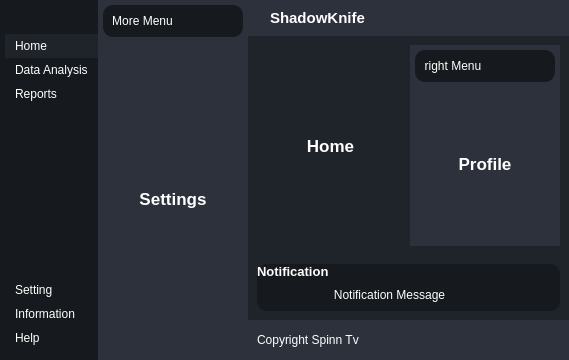
<?xml version="1.0" encoding="UTF-8"?>
<ui version="4.0">
 <class>MainInterface</class>
 <widget class="QMainWindow" name="MainInterface">
  <property name="geometry">
   <rect>
    <x>0</x>
    <y>0</y>
    <width>560</width>
    <height>360</height>
   </rect>
  </property>
  <property name="windowTitle">
   <string>MainWindow</string>
  </property>
  <property name="styleSheet">
   <string notr="true">*{
	border:none;
	background-color:transparent;
	background:transparent;
	padding:0;
	margin:0;
	color:#fff;
}
#centralwidget{
	background-color: #1f232a;
}
#leftMenuSubContainar{
	background-color: #16191d;	
}
#leftMenuSubContainar QPushButton{
	text-align:left;
	padding:5px 10px;
	border-top-radius:10px;
	border-bottom-radius:10px;
}
#centerMenuSubContainer,#rightMenuSubContainar{
	background-color: #2c313c;	
}
#frame_4,#frame_8,#popupNotificationSubContainer{
	background-color: #16191d;
	border-radius:10px;
}
#headerContainar,#footerContainer{
	background-color: #2c313c;	
}

</string>
  </property>
  <widget class="QWidget" name="centralwidget">
   <property name="styleSheet">
    <string notr="true"/>
   </property>
   <layout class="QHBoxLayout" name="horizontalLayout">
    <property name="spacing">
     <number>0</number>
    </property>
    <property name="leftMargin">
     <number>0</number>
    </property>
    <property name="topMargin">
     <number>0</number>
    </property>
    <property name="rightMargin">
     <number>0</number>
    </property>
    <property name="bottomMargin">
     <number>0</number>
    </property>
    <item alignment="Qt::AlignLeft">
     <widget class="QWidget" name="leftMenuContainar" native="true">
      <layout class="QVBoxLayout" name="verticalLayout">
       <property name="spacing">
        <number>0</number>
       </property>
       <property name="leftMargin">
        <number>0</number>
       </property>
       <property name="topMargin">
        <number>0</number>
       </property>
       <property name="rightMargin">
        <number>0</number>
       </property>
       <property name="bottomMargin">
        <number>0</number>
       </property>
       <item alignment="Qt::AlignLeft">
        <widget class="QWidget" name="leftMenuSubContainar" native="true">
         <layout class="QVBoxLayout" name="verticalLayout_2">
          <property name="spacing">
           <number>0</number>
          </property>
          <property name="leftMargin">
           <number>5</number>
          </property>
          <property name="topMargin">
           <number>0</number>
          </property>
          <property name="rightMargin">
           <number>0</number>
          </property>
          <property name="bottomMargin">
           <number>0</number>
          </property>
          <item alignment="Qt::AlignTop">
           <widget class="QFrame" name="frame">
            <property name="frameShape">
             <enum>QFrame::StyledPanel</enum>
            </property>
            <property name="frameShadow">
             <enum>QFrame::Raised</enum>
            </property>
            <layout class="QHBoxLayout" name="horizontalLayout_3">
             <property name="spacing">
              <number>0</number>
             </property>
             <property name="leftMargin">
              <number>0</number>
             </property>
             <property name="topMargin">
              <number>0</number>
             </property>
             <property name="rightMargin">
              <number>0</number>
             </property>
             <property name="bottomMargin">
              <number>0</number>
             </property>
             <item>
              <widget class="QPushButton" name="menuButton">
               <property name="toolTip">
                <string>Menu</string>
               </property>
               <property name="text">
                <string/>
               </property>
               <property name="icon">
                <iconset resource="MainInterface.qrc">
                 <normaloff>:/MainInterface/Image/MainInterface/align-justify.svg</normaloff>:/MainInterface/Image/MainInterface/align-justify.svg</iconset>
               </property>
               <property name="iconSize">
                <size>
                 <width>24</width>
                 <height>24</height>
                </size>
               </property>
              </widget>
             </item>
            </layout>
           </widget>
          </item>
          <item alignment="Qt::AlignTop">
           <widget class="QFrame" name="frame_2">
            <property name="sizePolicy">
             <sizepolicy hsizetype="Preferred" vsizetype="Preferred">
              <horstretch>0</horstretch>
              <verstretch>0</verstretch>
             </sizepolicy>
            </property>
            <property name="frameShape">
             <enum>QFrame::StyledPanel</enum>
            </property>
            <property name="frameShadow">
             <enum>QFrame::Raised</enum>
            </property>
            <layout class="QVBoxLayout" name="verticalLayout_5">
             <property name="spacing">
              <number>0</number>
             </property>
             <property name="leftMargin">
              <number>0</number>
             </property>
             <property name="topMargin">
              <number>10</number>
             </property>
             <property name="rightMargin">
              <number>0</number>
             </property>
             <property name="bottomMargin">
              <number>10</number>
             </property>
             <item>
              <widget class="QPushButton" name="HomeButton">
               <property name="styleSheet">
                <string notr="true">background-color: #1f232a;</string>
               </property>
               <property name="text">
                <string>Home</string>
               </property>
               <property name="icon">
                <iconset resource="MainInterface.qrc">
                 <normaloff>:/MainInterface/Image/MainInterface/home.svg</normaloff>:/MainInterface/Image/MainInterface/home.svg</iconset>
               </property>
               <property name="iconSize">
                <size>
                 <width>24</width>
                 <height>24</height>
                </size>
               </property>
              </widget>
             </item>
             <item>
              <widget class="QPushButton" name="DataAnalysisButton">
               <property name="toolTip">
                <string>Data Analysis</string>
               </property>
               <property name="text">
                <string>Data Analysis</string>
               </property>
               <property name="icon">
                <iconset resource="MainInterface.qrc">
                 <normaloff>:/MainInterface/Image/MainInterface/list.svg</normaloff>:/MainInterface/Image/MainInterface/list.svg</iconset>
               </property>
               <property name="iconSize">
                <size>
                 <width>24</width>
                 <height>24</height>
                </size>
               </property>
              </widget>
             </item>
             <item>
              <widget class="QPushButton" name="ReportsButton">
               <property name="toolTip">
                <string>View reports</string>
               </property>
               <property name="text">
                <string>Reports</string>
               </property>
               <property name="icon">
                <iconset resource="MainInterface.qrc">
                 <normaloff>:/MainInterface/Image/MainInterface/printer.svg</normaloff>:/MainInterface/Image/MainInterface/printer.svg</iconset>
               </property>
               <property name="iconSize">
                <size>
                 <width>24</width>
                 <height>24</height>
                </size>
               </property>
              </widget>
             </item>
            </layout>
           </widget>
          </item>
          <item>
           <spacer name="verticalSpacer">
            <property name="orientation">
             <enum>Qt::Vertical</enum>
            </property>
            <property name="sizeHint" stdset="0">
             <size>
              <width>20</width>
              <height>40</height>
             </size>
            </property>
           </spacer>
          </item>
          <item>
           <widget class="QFrame" name="frame_3">
            <property name="frameShape">
             <enum>QFrame::StyledPanel</enum>
            </property>
            <property name="frameShadow">
             <enum>QFrame::Raised</enum>
            </property>
            <layout class="QVBoxLayout" name="verticalLayout_6">
             <property name="spacing">
              <number>0</number>
             </property>
             <property name="leftMargin">
              <number>0</number>
             </property>
             <property name="topMargin">
              <number>10</number>
             </property>
             <property name="rightMargin">
              <number>0</number>
             </property>
             <property name="bottomMargin">
              <number>10</number>
             </property>
             <item>
              <widget class="QPushButton" name="SetButton">
               <property name="toolTip">
                <string>Go to setting</string>
               </property>
               <property name="text">
                <string>Setting</string>
               </property>
               <property name="icon">
                <iconset resource="MainInterface.qrc">
                 <normaloff>:/MainInterface/Image/MainInterface/settings.svg</normaloff>:/MainInterface/Image/MainInterface/settings.svg</iconset>
               </property>
               <property name="iconSize">
                <size>
                 <width>24</width>
                 <height>24</height>
                </size>
               </property>
              </widget>
             </item>
             <item>
              <widget class="QPushButton" name="InfoButton">
               <property name="toolTip">
                <string>Information about the app</string>
               </property>
               <property name="text">
                <string>Information</string>
               </property>
               <property name="icon">
                <iconset resource="MainInterface.qrc">
                 <normaloff>:/MainInterface/Image/MainInterface/info.svg</normaloff>:/MainInterface/Image/MainInterface/info.svg</iconset>
               </property>
               <property name="iconSize">
                <size>
                 <width>24</width>
                 <height>24</height>
                </size>
               </property>
              </widget>
             </item>
             <item>
              <widget class="QPushButton" name="HelpButton">
               <property name="toolTip">
                <string>Get more help</string>
               </property>
               <property name="text">
                <string>Help</string>
               </property>
               <property name="icon">
                <iconset resource="MainInterface.qrc">
                 <normaloff>:/MainInterface/Image/MainInterface/help-circle.svg</normaloff>:/MainInterface/Image/MainInterface/help-circle.svg</iconset>
               </property>
               <property name="iconSize">
                <size>
                 <width>24</width>
                 <height>24</height>
                </size>
               </property>
              </widget>
             </item>
            </layout>
           </widget>
          </item>
         </layout>
        </widget>
       </item>
      </layout>
     </widget>
    </item>
    <item>
     <widget class="QWidget" name="centerMenuContainer" native="true">
      <property name="minimumSize">
       <size>
        <width>150</width>
        <height>0</height>
       </size>
      </property>
      <layout class="QVBoxLayout" name="verticalLayout_3">
       <property name="spacing">
        <number>0</number>
       </property>
       <property name="leftMargin">
        <number>0</number>
       </property>
       <property name="topMargin">
        <number>0</number>
       </property>
       <property name="rightMargin">
        <number>0</number>
       </property>
       <property name="bottomMargin">
        <number>0</number>
       </property>
       <item alignment="Qt::AlignLeft">
        <widget class="QWidget" name="centerMenuSubContainer" native="true">
         <property name="minimumSize">
          <size>
           <width>150</width>
           <height>0</height>
          </size>
         </property>
         <layout class="QVBoxLayout" name="verticalLayout_4">
          <property name="spacing">
           <number>5</number>
          </property>
          <property name="leftMargin">
           <number>5</number>
          </property>
          <property name="topMargin">
           <number>5</number>
          </property>
          <property name="rightMargin">
           <number>5</number>
          </property>
          <property name="bottomMargin">
           <number>5</number>
          </property>
          <item alignment="Qt::AlignTop">
           <widget class="QFrame" name="frame_4">
            <property name="frameShape">
             <enum>QFrame::StyledPanel</enum>
            </property>
            <property name="frameShadow">
             <enum>QFrame::Raised</enum>
            </property>
            <layout class="QHBoxLayout" name="horizontalLayout_2">
             <item>
              <widget class="QLabel" name="label">
               <property name="text">
                <string>More Menu</string>
               </property>
               <property name="alignment">
                <set>Qt::AlignCenter</set>
               </property>
              </widget>
             </item>
             <item alignment="Qt::AlignRight">
              <widget class="QPushButton" name="pushButton">
               <property name="toolTip">
                <string>Close Menu</string>
               </property>
               <property name="text">
                <string/>
               </property>
               <property name="icon">
                <iconset resource="MainInterface.qrc">
                 <normaloff>:/MainInterface/Image/MainInterface/x-circle.svg</normaloff>:/MainInterface/Image/MainInterface/x-circle.svg</iconset>
               </property>
               <property name="iconSize">
                <size>
                 <width>24</width>
                 <height>16</height>
                </size>
               </property>
              </widget>
             </item>
            </layout>
           </widget>
          </item>
          <item>
           <widget class="QStackedWidget" name="stackedWidget">
            <property name="minimumSize">
             <size>
              <width>0</width>
              <height>0</height>
             </size>
            </property>
            <widget class="QWidget" name="page">
             <layout class="QVBoxLayout" name="verticalLayout_7">
              <item>
               <widget class="QLabel" name="label_2">
                <property name="font">
                 <font>
                  <pointsize>13</pointsize>
                  <bold>true</bold>
                 </font>
                </property>
                <property name="text">
                 <string>Settings</string>
                </property>
                <property name="alignment">
                 <set>Qt::AlignCenter</set>
                </property>
               </widget>
              </item>
             </layout>
            </widget>
            <widget class="QWidget" name="page_3">
             <layout class="QVBoxLayout" name="verticalLayout_9">
              <item>
               <widget class="QLabel" name="label_4">
                <property name="font">
                 <font>
                  <pointsize>13</pointsize>
                 </font>
                </property>
                <property name="text">
                 <string>Help</string>
                </property>
                <property name="alignment">
                 <set>Qt::AlignCenter</set>
                </property>
               </widget>
              </item>
             </layout>
            </widget>
            <widget class="QWidget" name="page_2">
             <layout class="QVBoxLayout" name="verticalLayout_8">
              <item>
               <widget class="QLabel" name="label_3">
                <property name="font">
                 <font>
                  <pointsize>13</pointsize>
                 </font>
                </property>
                <property name="text">
                 <string>Information</string>
                </property>
                <property name="alignment">
                 <set>Qt::AlignCenter</set>
                </property>
               </widget>
              </item>
             </layout>
            </widget>
           </widget>
          </item>
         </layout>
        </widget>
       </item>
      </layout>
     </widget>
    </item>
    <item>
     <widget class="QWidget" name="mainBodyContainar" native="true">
      <property name="sizePolicy">
       <sizepolicy hsizetype="Expanding" vsizetype="Preferred">
        <horstretch>0</horstretch>
        <verstretch>0</verstretch>
       </sizepolicy>
      </property>
      <property name="toolTip">
       <string>Home</string>
      </property>
      <property name="styleSheet">
       <string notr="true"/>
      </property>
      <layout class="QVBoxLayout" name="verticalLayout_10">
       <property name="spacing">
        <number>0</number>
       </property>
       <property name="leftMargin">
        <number>0</number>
       </property>
       <property name="topMargin">
        <number>0</number>
       </property>
       <property name="rightMargin">
        <number>0</number>
       </property>
       <property name="bottomMargin">
        <number>0</number>
       </property>
       <item alignment="Qt::AlignTop">
        <widget class="QWidget" name="headerContainar" native="true">
         <layout class="QHBoxLayout" name="horizontalLayout_5">
          <item alignment="Qt::AlignLeft">
           <widget class="QFrame" name="frame_5">
            <property name="frameShape">
             <enum>QFrame::StyledPanel</enum>
            </property>
            <property name="frameShadow">
             <enum>QFrame::Raised</enum>
            </property>
            <layout class="QHBoxLayout" name="horizontalLayout_7">
             <property name="spacing">
              <number>6</number>
             </property>
             <property name="leftMargin">
              <number>0</number>
             </property>
             <property name="topMargin">
              <number>0</number>
             </property>
             <property name="rightMargin">
              <number>0</number>
             </property>
             <property name="bottomMargin">
              <number>0</number>
             </property>
             <item>
              <widget class="QLabel" name="label_5">
               <property name="maximumSize">
                <size>
                 <width>30</width>
                 <height>30</height>
                </size>
               </property>
               <property name="text">
                <string/>
               </property>
               <property name="pixmap">
                <pixmap resource="Image.qrc">:/LoginInterfare/Image/LoginInterfare/logo.png</pixmap>
               </property>
               <property name="scaledContents">
                <bool>true</bool>
               </property>
              </widget>
             </item>
             <item>
              <widget class="QLabel" name="label_6">
               <property name="font">
                <font>
                 <pointsize>11</pointsize>
                 <bold>true</bold>
                </font>
               </property>
               <property name="text">
                <string>ShadowKnife</string>
               </property>
              </widget>
             </item>
            </layout>
           </widget>
          </item>
          <item alignment="Qt::AlignRight">
           <widget class="QFrame" name="frame_6">
            <property name="frameShape">
             <enum>QFrame::StyledPanel</enum>
            </property>
            <property name="frameShadow">
             <enum>QFrame::Raised</enum>
            </property>
            <layout class="QHBoxLayout" name="horizontalLayout_6">
             <property name="spacing">
              <number>6</number>
             </property>
             <property name="leftMargin">
              <number>0</number>
             </property>
             <property name="topMargin">
              <number>0</number>
             </property>
             <property name="rightMargin">
              <number>0</number>
             </property>
             <property name="bottomMargin">
              <number>0</number>
             </property>
             <item>
              <widget class="QPushButton" name="pushButton_6">
               <property name="toolTip">
                <string>More</string>
               </property>
               <property name="icon">
                <iconset resource="MainInterface.qrc">
                 <normaloff>:/MainInterface/Image/MainInterface/more-horizontal.svg</normaloff>:/MainInterface/Image/MainInterface/more-horizontal.svg</iconset>
               </property>
               <property name="iconSize">
                <size>
                 <width>24</width>
                 <height>24</height>
                </size>
               </property>
              </widget>
             </item>
             <item>
              <widget class="QPushButton" name="pushButton_5">
               <property name="toolTip">
                <string>Profile</string>
               </property>
               <property name="icon">
                <iconset resource="MainInterface.qrc">
                 <normaloff>:/MainInterface/Image/MainInterface/user.svg</normaloff>:/MainInterface/Image/MainInterface/user.svg</iconset>
               </property>
               <property name="iconSize">
                <size>
                 <width>24</width>
                 <height>24</height>
                </size>
               </property>
              </widget>
             </item>
            </layout>
           </widget>
          </item>
          <item alignment="Qt::AlignRight">
           <widget class="QFrame" name="frame_7">
            <property name="frameShape">
             <enum>QFrame::StyledPanel</enum>
            </property>
            <property name="frameShadow">
             <enum>QFrame::Raised</enum>
            </property>
            <layout class="QHBoxLayout" name="horizontalLayout_4">
             <property name="spacing">
              <number>6</number>
             </property>
             <property name="leftMargin">
              <number>0</number>
             </property>
             <property name="topMargin">
              <number>0</number>
             </property>
             <property name="rightMargin">
              <number>0</number>
             </property>
             <property name="bottomMargin">
              <number>0</number>
             </property>
             <item>
              <widget class="QPushButton" name="pushButton_4">
               <property name="toolTip">
                <string>Minimize Window</string>
               </property>
               <property name="text">
                <string/>
               </property>
               <property name="icon">
                <iconset resource="MainInterface.qrc">
                 <normaloff>:/MainInterface/Image/MainInterface/minus.svg</normaloff>:/MainInterface/Image/MainInterface/minus.svg</iconset>
               </property>
               <property name="iconSize">
                <size>
                 <width>16</width>
                 <height>16</height>
                </size>
               </property>
              </widget>
             </item>
             <item>
              <widget class="QPushButton" name="pushButton_3">
               <property name="toolTip">
                <string>Restore Window</string>
               </property>
               <property name="text">
                <string/>
               </property>
               <property name="icon">
                <iconset resource="MainInterface.qrc">
                 <normaloff>:/MainInterface/Image/MainInterface/square.svg</normaloff>:/MainInterface/Image/MainInterface/square.svg</iconset>
               </property>
               <property name="iconSize">
                <size>
                 <width>16</width>
                 <height>16</height>
                </size>
               </property>
              </widget>
             </item>
             <item>
              <widget class="QPushButton" name="pushButton_2">
               <property name="toolTip">
                <string>Close Window</string>
               </property>
               <property name="text">
                <string/>
               </property>
               <property name="icon">
                <iconset resource="MainInterface.qrc">
                 <normaloff>:/MainInterface/Image/MainInterface/x.svg</normaloff>:/MainInterface/Image/MainInterface/x.svg</iconset>
               </property>
               <property name="iconSize">
                <size>
                 <width>16</width>
                 <height>16</height>
                </size>
               </property>
              </widget>
             </item>
            </layout>
           </widget>
          </item>
         </layout>
        </widget>
       </item>
       <item>
        <widget class="QWidget" name="mainBodyContent" native="true">
         <property name="sizePolicy">
          <sizepolicy hsizetype="Preferred" vsizetype="Expanding">
           <horstretch>0</horstretch>
           <verstretch>0</verstretch>
          </sizepolicy>
         </property>
         <layout class="QHBoxLayout" name="horizontalLayout_8">
          <item>
           <widget class="QWidget" name="mainContentsContainar" native="true">
            <layout class="QVBoxLayout" name="verticalLayout_15">
             <item>
              <widget class="QStackedWidget" name="stackedWidget_3">
               <widget class="QWidget" name="page_6">
                <layout class="QVBoxLayout" name="verticalLayout_16">
                 <item>
                  <widget class="QLabel" name="label_10">
                   <property name="font">
                    <font>
                     <pointsize>13</pointsize>
                     <bold>true</bold>
                    </font>
                   </property>
                   <property name="text">
                    <string>Home</string>
                   </property>
                   <property name="alignment">
                    <set>Qt::AlignCenter</set>
                   </property>
                  </widget>
                 </item>
                </layout>
               </widget>
               <widget class="QWidget" name="page_7">
                <layout class="QVBoxLayout" name="verticalLayout_17">
                 <item>
                  <widget class="QLabel" name="label_11">
                   <property name="font">
                    <font>
                     <pointsize>13</pointsize>
                     <bold>true</bold>
                    </font>
                   </property>
                   <property name="text">
                    <string>Data Analysis</string>
                   </property>
                   <property name="alignment">
                    <set>Qt::AlignCenter</set>
                   </property>
                  </widget>
                 </item>
                </layout>
               </widget>
               <widget class="QWidget" name="page_8">
                <layout class="QVBoxLayout" name="verticalLayout_18">
                 <item>
                  <widget class="QLabel" name="label_12">
                   <property name="font">
                    <font>
                     <pointsize>13</pointsize>
                     <bold>true</bold>
                    </font>
                   </property>
                   <property name="text">
                    <string>Reports</string>
                   </property>
                   <property name="alignment">
                    <set>Qt::AlignCenter</set>
                   </property>
                  </widget>
                 </item>
                </layout>
               </widget>
              </widget>
             </item>
            </layout>
           </widget>
          </item>
          <item alignment="Qt::AlignRight">
           <widget class="QWidget" name="rightMenuContainar" native="true">
            <property name="minimumSize">
             <size>
              <width>150</width>
              <height>0</height>
             </size>
            </property>
            <layout class="QVBoxLayout" name="verticalLayout_11">
             <property name="spacing">
              <number>0</number>
             </property>
             <property name="leftMargin">
              <number>0</number>
             </property>
             <property name="topMargin">
              <number>0</number>
             </property>
             <property name="rightMargin">
              <number>0</number>
             </property>
             <property name="bottomMargin">
              <number>0</number>
             </property>
             <item>
              <widget class="QWidget" name="rightMenuSubContainar" native="true">
               <property name="minimumSize">
                <size>
                 <width>150</width>
                 <height>0</height>
                </size>
               </property>
               <layout class="QVBoxLayout" name="verticalLayout_12">
                <property name="spacing">
                 <number>5</number>
                </property>
                <property name="leftMargin">
                 <number>5</number>
                </property>
                <property name="topMargin">
                 <number>5</number>
                </property>
                <property name="rightMargin">
                 <number>5</number>
                </property>
                <property name="bottomMargin">
                 <number>5</number>
                </property>
                <item>
                 <widget class="QFrame" name="frame_8">
                  <property name="frameShape">
                   <enum>QFrame::StyledPanel</enum>
                  </property>
                  <property name="frameShadow">
                   <enum>QFrame::Raised</enum>
                  </property>
                  <layout class="QHBoxLayout" name="horizontalLayout_9">
                   <item>
                    <widget class="QLabel" name="label_7">
                     <property name="text">
                      <string>right Menu</string>
                     </property>
                     <property name="alignment">
                      <set>Qt::AlignCenter</set>
                     </property>
                    </widget>
                   </item>
                   <item alignment="Qt::AlignRight">
                    <widget class="QPushButton" name="pushButton_7">
                     <property name="toolTip">
                      <string>Close Menu</string>
                     </property>
                     <property name="icon">
                      <iconset resource="MainInterface.qrc">
                       <normaloff>:/MainInterface/Image/MainInterface/x-circle.svg</normaloff>:/MainInterface/Image/MainInterface/x-circle.svg</iconset>
                     </property>
                     <property name="iconSize">
                      <size>
                       <width>24</width>
                       <height>24</height>
                      </size>
                     </property>
                    </widget>
                   </item>
                  </layout>
                 </widget>
                </item>
                <item>
                 <widget class="QStackedWidget" name="stackedWidget_2">
                  <widget class="QWidget" name="page_4">
                   <layout class="QVBoxLayout" name="verticalLayout_13">
                    <item>
                     <widget class="QLabel" name="label_8">
                      <property name="font">
                       <font>
                        <pointsize>13</pointsize>
                        <bold>true</bold>
                       </font>
                      </property>
                      <property name="text">
                       <string>Profile</string>
                      </property>
                      <property name="alignment">
                       <set>Qt::AlignCenter</set>
                      </property>
                     </widget>
                    </item>
                   </layout>
                  </widget>
                  <widget class="QWidget" name="page_5">
                   <layout class="QVBoxLayout" name="verticalLayout_14">
                    <item>
                     <widget class="QLabel" name="label_9">
                      <property name="font">
                       <font>
                        <pointsize>13</pointsize>
                        <bold>true</bold>
                       </font>
                      </property>
                      <property name="text">
                       <string>More...</string>
                      </property>
                      <property name="alignment">
                       <set>Qt::AlignCenter</set>
                      </property>
                     </widget>
                    </item>
                   </layout>
                  </widget>
                 </widget>
                </item>
               </layout>
              </widget>
             </item>
            </layout>
           </widget>
          </item>
         </layout>
        </widget>
       </item>
       <item>
        <widget class="QWidget" name="popupNotificationContainer" native="true">
         <layout class="QVBoxLayout" name="verticalLayout_19">
          <item>
           <widget class="QWidget" name="popupNotificationSubContainer" native="true">
            <layout class="QVBoxLayout" name="verticalLayout_20">
             <property name="spacing">
              <number>0</number>
             </property>
             <property name="leftMargin">
              <number>0</number>
             </property>
             <property name="topMargin">
              <number>0</number>
             </property>
             <property name="rightMargin">
              <number>0</number>
             </property>
             <property name="bottomMargin">
              <number>0</number>
             </property>
             <item>
              <widget class="QLabel" name="label_14">
               <property name="font">
                <font>
                 <pointsize>10</pointsize>
                 <bold>true</bold>
                </font>
               </property>
               <property name="text">
                <string>Notification</string>
               </property>
              </widget>
             </item>
             <item>
              <widget class="QFrame" name="frame_9">
               <property name="frameShape">
                <enum>QFrame::StyledPanel</enum>
               </property>
               <property name="frameShadow">
                <enum>QFrame::Raised</enum>
               </property>
               <layout class="QHBoxLayout" name="horizontalLayout_10">
                <item>
                 <widget class="QLabel" name="label_13">
                  <property name="sizePolicy">
                   <sizepolicy hsizetype="Expanding" vsizetype="Preferred">
                    <horstretch>0</horstretch>
                    <verstretch>0</verstretch>
                   </sizepolicy>
                  </property>
                  <property name="toolTip">
                   <string>Close Notification</string>
                  </property>
                  <property name="text">
                   <string>Notification Message</string>
                  </property>
                  <property name="alignment">
                   <set>Qt::AlignCenter</set>
                  </property>
                 </widget>
                </item>
                <item alignment="Qt::AlignRight">
                 <widget class="QPushButton" name="pushButton_8">
                  <property name="icon">
                   <iconset resource="MainInterface.qrc">
                    <normaloff>:/MainInterface/Image/MainInterface/x-octagon.svg</normaloff>:/MainInterface/Image/MainInterface/x-octagon.svg</iconset>
                  </property>
                  <property name="iconSize">
                   <size>
                    <width>24</width>
                    <height>24</height>
                   </size>
                  </property>
                 </widget>
                </item>
               </layout>
              </widget>
             </item>
            </layout>
           </widget>
          </item>
         </layout>
        </widget>
       </item>
       <item>
        <widget class="QWidget" name="footerContainer" native="true">
         <layout class="QHBoxLayout" name="horizontalLayout_11">
          <property name="spacing">
           <number>0</number>
          </property>
          <property name="leftMargin">
           <number>0</number>
          </property>
          <property name="topMargin">
           <number>0</number>
          </property>
          <property name="rightMargin">
           <number>0</number>
          </property>
          <property name="bottomMargin">
           <number>0</number>
          </property>
          <item>
           <widget class="QFrame" name="frame_10">
            <property name="frameShape">
             <enum>QFrame::StyledPanel</enum>
            </property>
            <property name="frameShadow">
             <enum>QFrame::Raised</enum>
            </property>
            <layout class="QHBoxLayout" name="horizontalLayout_12">
             <item>
              <widget class="QLabel" name="label_15">
               <property name="text">
                <string>Copyright Spinn Tv</string>
               </property>
              </widget>
             </item>
            </layout>
           </widget>
          </item>
          <item>
           <widget class="QFrame" name="sizeGrip">
            <property name="minimumSize">
             <size>
              <width>40</width>
              <height>40</height>
             </size>
            </property>
            <property name="maximumSize">
             <size>
              <width>10</width>
              <height>10</height>
             </size>
            </property>
            <property name="font">
             <font>
              <pointsize>11</pointsize>
             </font>
            </property>
            <property name="frameShape">
             <enum>QFrame::StyledPanel</enum>
            </property>
            <property name="frameShadow">
             <enum>QFrame::Raised</enum>
            </property>
           </widget>
          </item>
         </layout>
        </widget>
       </item>
      </layout>
     </widget>
    </item>
   </layout>
  </widget>
 </widget>
 <resources>
  <include location="MainInterface.qrc"/>
  <include location="Image.qrc"/>
 </resources>
 <connections/>
</ui>
